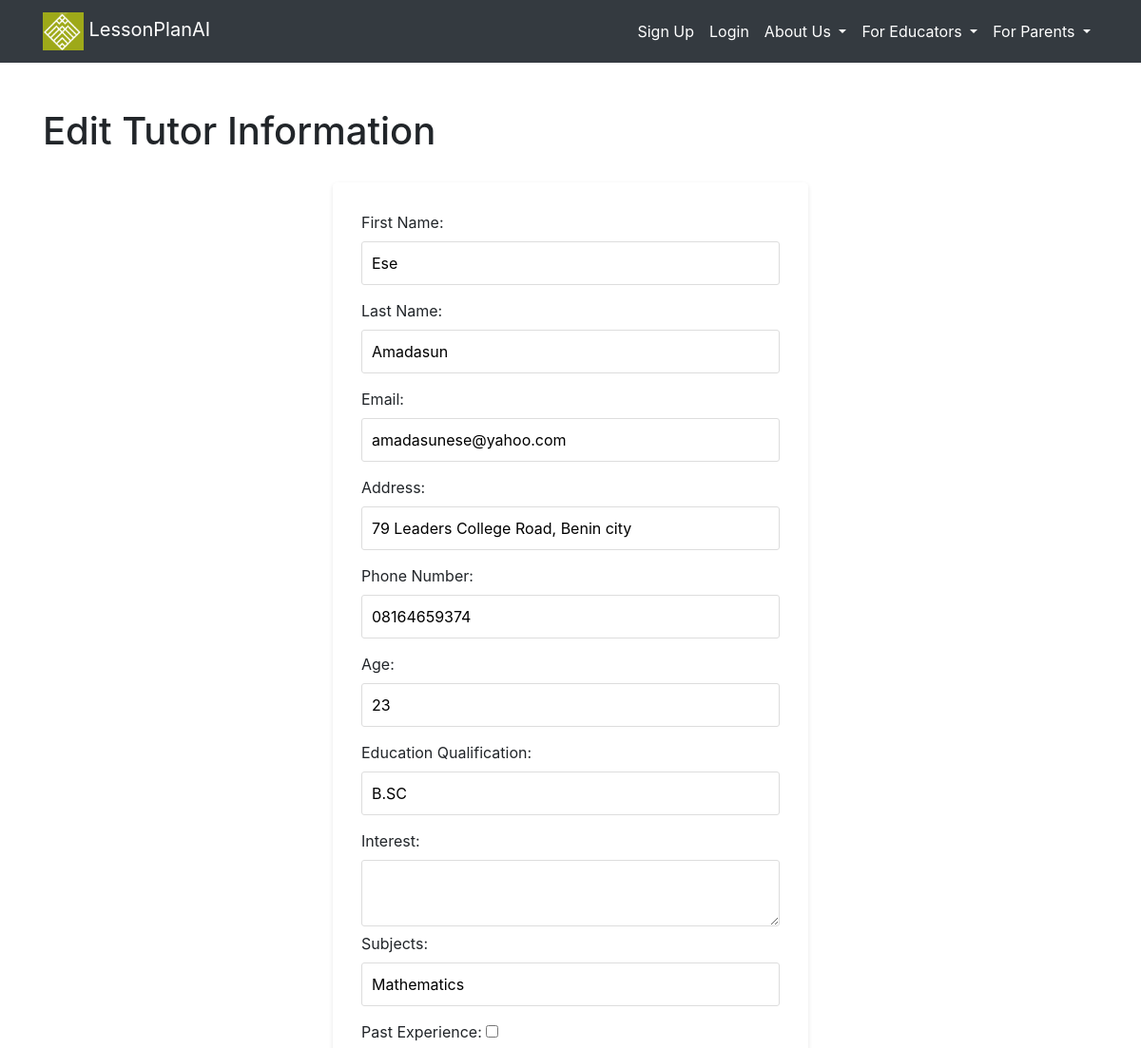
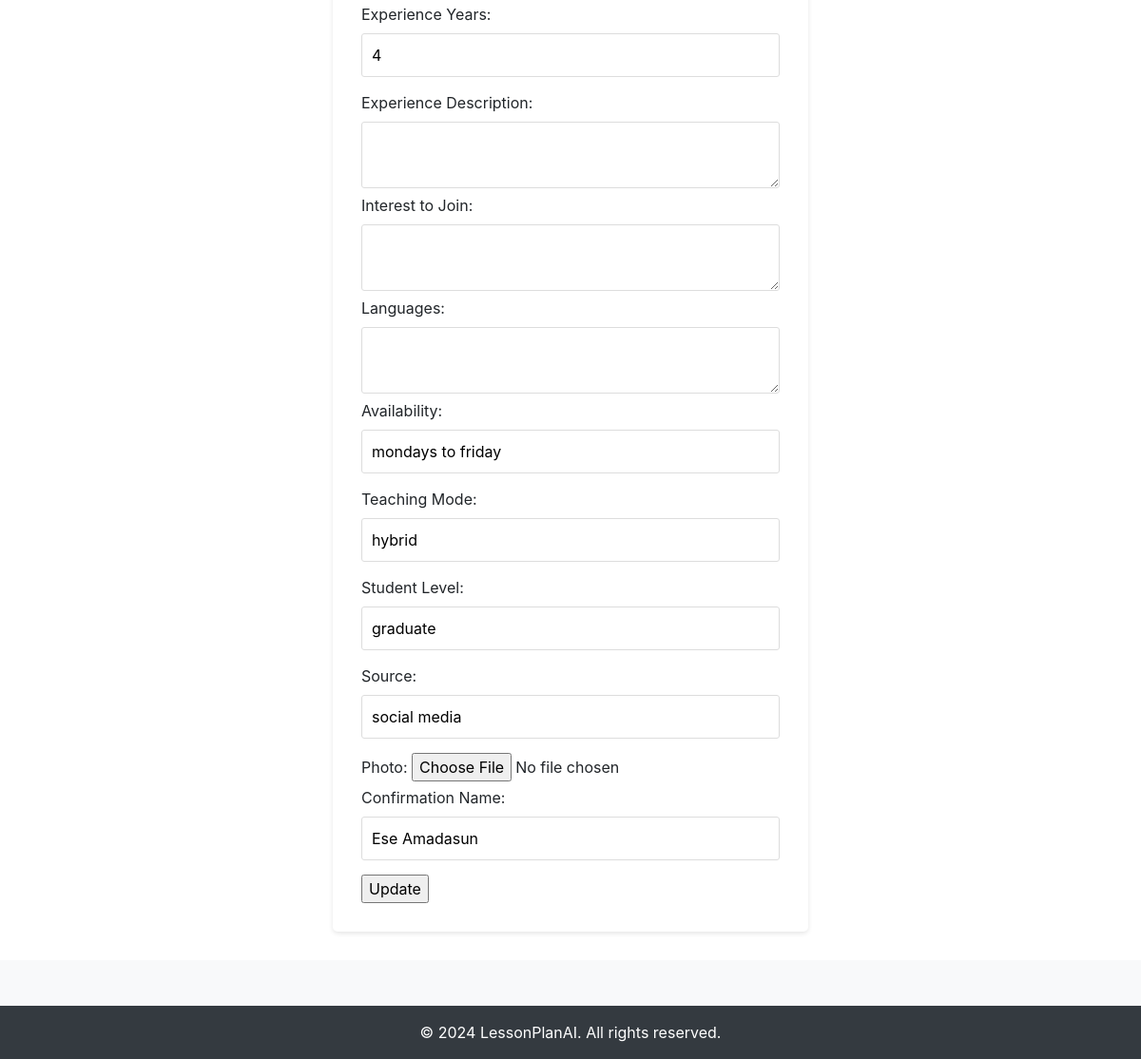
The page /edit-tutor/2 on the database its author committed (2 pictures, top to bottom).
### src/accounts/models.py (models this page shows, shortened)
class Tutor(db.Model):
    __tablename__ = "tutor"
    id = db.Column(db.Integer, primary_key=True, autoincrement=True)
    first_name = db.Column(db.String(50), nullable=False)
    last_name = db.Column(db.String(50), nullable=False)
    email = db.Column(db.String(120), nullable=False, unique=True)
    address = db.Column(db.String(200))
    phone_number = db.Column(db.String(15))
    age = db.Column(db.Integer)
    education_qualification = db.Column(db.String(50))
    interest = db.Column(db.Text)
    subjects = db.Column(db.String(200))
    past_experience = db.Column(db.Boolean)
    experience_years = db.Column(db.String(20))
    experience_description = db.Column(db.Text)
    interest_join = db.Column(db.Text)
    languages = db.Column(db.Text)
    availability = db.Column(db.String(50))
    teaching_mode = db.Column(db.String(50))
    student_level = db.Column(db.String(50))
    source = db.Column(db.String(50))
    confirmation_name = db.Column(db.String(100))
    fee_paid = db.Column(db.Boolean, default=False)
    user_id = db.Column(db.Integer, db.ForeignKey('users.id'), nullable=False)
    fee_payments = db.relationship('TutorFeePayment', back_populates='tutor')
    photo_data = db.Column(db.LargeBinary)
    photo_filename = db.Column(db.String(255))

### src/core/views.py (the view, shortened to what this page needs)
@core_bp.route('/edit-tutor/<int:tutor_id>', methods=['GET', 'POST'])
def edit_tutor(tutor_id):
    tutor = Tutor.query.get_or_404(tutor_id)
    """Render the form for editing with pre-filled data"""
    return render_template('core/edit_tutor.html', tutor=tutor)

### src/templates/core/edit_tutor.html
{% extends '_base.html' %}
{% block content %}
    <h1>Edit Tutor Information</h1>
    <form method="post" action="{{ url_for('core.edit_tutor', tutor_id=tutor.id) }}" enctype="multipart/form-data">
        <label for="first_name">First Name:</label>
        <input type="text" id="first_name" name="first_name" value="{{ tutor.first_name }}" required><br>
        <label for="last_name">Last Name:</label>
        <input type="text" id="last_name" name="last_name" value="{{ tutor.last_name }}" required><br>
        <label for="email">Email:</label>
        <input type="email" id="email" name="email" value="{{ tutor.email }}" required><br>
        <label for="address">Address:</label>
        <input type="text" id="address" name="address" value="{{ tutor.address }}" required><br>
        <label for="phone_number">Phone Number:</label>
        <input type="tel" id="phone_number" name="phone_number" value="{{ tutor.phone_number }}" required><br>
        <label for="age">Age:</label>
        <input type="number" id="age" name="age" value="{{ tutor.age }}" required><br>
        <label for="education_qualification">Education Qualification:</label>
        <input type="text" id="education_qualification" name="education_qualification" value="{{ tutor.education_qualification }}" required><br>
        <label for="interest">Interest:</label>
        <textarea id="interest" name="interest" value="{{ tutor.interest }}" required></textarea><br>
        <label for="subjects">Subjects:</label>
        <input type="text" id="subjects" name="subjects" value="{{ tutor.subjects }}" required><br>
        <label for="past_experience">Past Experience:</label>
        <input type="checkbox" id="past_experience" name="past_experience" value="{{ tutor.past_experience }}" required><br>
        <label for="experience_years">Experience Years:</label>
        <input type="text" id="experience_years" name="experience_years" value="{{ tutor.experience_years }}" required><br>
        <label for="experience_description">Experience Description:</label>
        <textarea id="experience_description" name="experience_description" value="{{ tutor.experience_description }}" required></textarea><br>
        <label for="interest_join">Interest to Join:</label>
        <textarea id="interest_join" name="interest_join" value="{{ tutor.interest_join }}" required></textarea><br>
        <label for="languages">Languages:</label>
        <textarea id="languages" name="languages" value="{{ tutor.languages }}" ></textarea><br>
        <label for="availability">Availability:</label>
        <input type="text" id="availability" name="availability" value="{{ tutor.availability }}" required><br>
        <label for="teaching_mode">Teaching Mode:</label>
        <input type="text" id="teaching_mode" name="teaching_mode" value="{{ tutor.teaching_mode }}" required><br>
        <label for="student_level">Student Level:</label>
        <input type="text" id="student_level" name="student_level" value="{{ tutor.student_level }}" required><br>
        <label for="source">Source:</label>
        <input type="text" id="source" name="source" value="{{ tutor.source }}" required><br>
        <label for="photo">Photo:</label>
        <input type="file" id="photo" name="photo" accept="image/*" value="{{ tutor.photo }}" required><br>
        <label for="confirmation_name">Confirmation Name:</label>
        <input type="text" id="confirmation_name" name="confirmation_name" value="{{ tutor.confirmation_name }}" required><br>
        <input type="submit" value="Update">
    </form>
{% endblock %}

### src/static/styles.css (style rules this page uses)
body { display: flex; flex-direction: column; min-height: 100vh; }
form { background-color: #fff; padding: 30px; border-radius: 5px; box-shadow: 0 2px 5px rgba(0, 0, 0, 0.1); max-width: 500px; margin: 30px auto; }
label { display: block; margin-bottom: 8px; }
input[type="text"], input[type="email"], input[type="tel"], input[type="number"], select, textarea { width: 100%; padding: 10px; margin-bottom: 15px; border: 1px solid #ddd; border-radius: 3px; box-sizing: border-box; }

### rows shown on the page
Tutor: first_name "Ese", last_name "Amadasun", email "amadasunese@yahoo.com", address "79 Leaders College Road, Benin city", phone_number "08164659374", age "23", education_qualification "B.SC", subjects "Mathematics", experience_years "4", availability "mondays to friday", teaching_mode "hybrid", student_level "graduate", source "social media", confirmation_name "Ese Amadasun"
